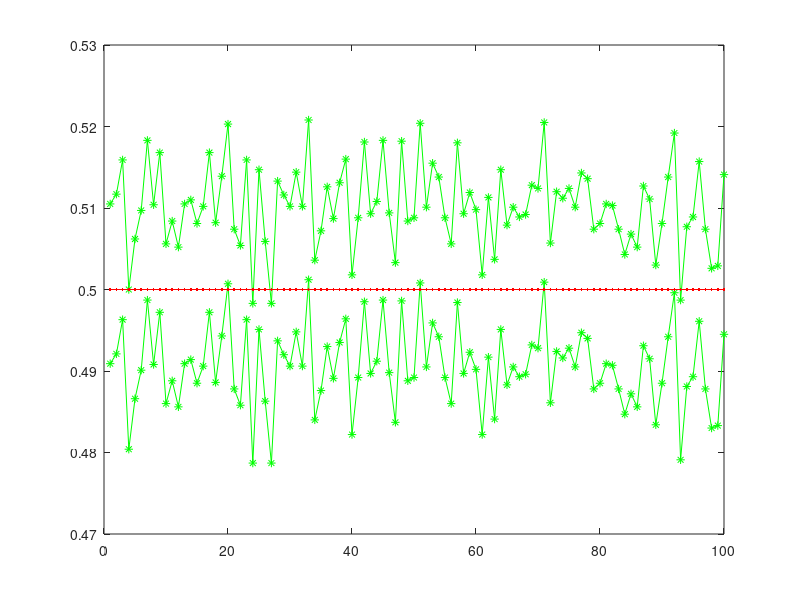

Write the MATLAB code that produced this figure.
pkg load statistics
clc
clear

a = -1;
sigma = 0.5;
t0 = -1;
F = normcdf(t0, a, sigma);

n = 10^4;
m = 10^2;

y = normrnd(a, sigma, n, m);
P = mean(y < t0);

gamma = 0.95;
T = norminv((1 + gamma) / 2);
delta = T * sqrt(P .* (1 - P) / n);
lower_bound = P - delta;
upper_bound = P + delta;

x = 1:1:m;
x1 = 1:0.1:m;

for i = 1:100 
  f(i) = F;
endfor

plot(x, lower_bound, "g*-", x, upper_bound, "g*-", x, f, "r.-")

l = sum(lower_bound > F) + sum(upper_bound < F)